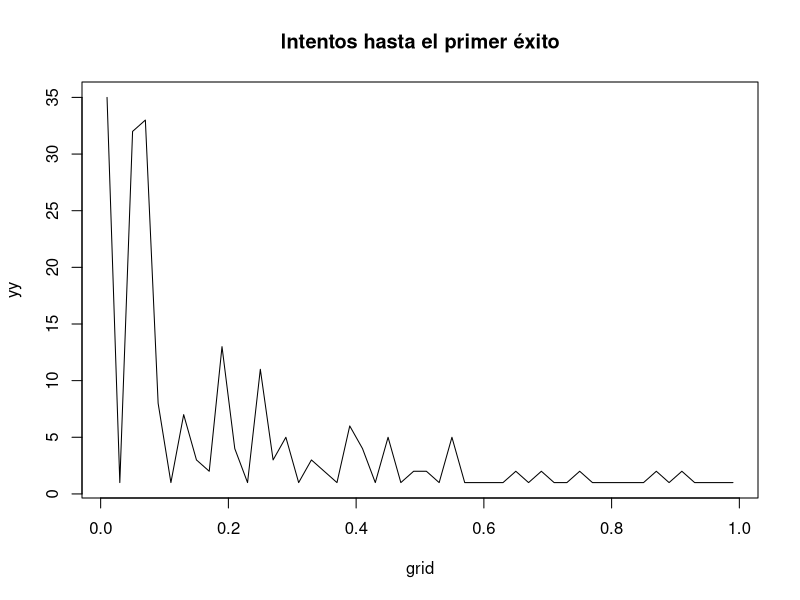

Write R code to recreate this figure.
exito_fracaso <- function(p) {
  rv <- ifelse(runif(1) < p, 1, 0)
  return(rv)
}

repito_exito_fracaso <- function(n, p) {
  repeticiones <- rep(NA, n)
  for (r in repeticiones) {
    r <- exito_fracaso(p)
  }
  return(repeticiones)
}

cuantos_exitos <- function(n, p) {
  return(sum(repito_exito_fracaso(n, p)))
}


perseverancia_exito <- function(p) {
  repeticiones <- 0
  exito <- 0
  while (exito == 0) {
    repeticiones <- repeticiones + 1
    exito <- exito_fracaso(p)
  }
  
  return(repeticiones)
}

muchas_perseverancia_exito <- rep(NA, 1000)
for (i in 1:1000) {
  muchas_perseverancia_exito[i] <- perseverancia_exito(0.5)
}
table(muchas_perseverancia_exito) / 1000
mean(muchas_perseverancia_exito)


grid <- seq(0.01, 0.99, by=0.02)
yy <- lapply(grid, perseverancia_exito)
plot(grid, yy, type="l", main='Intentos hasta el primer éxito')

